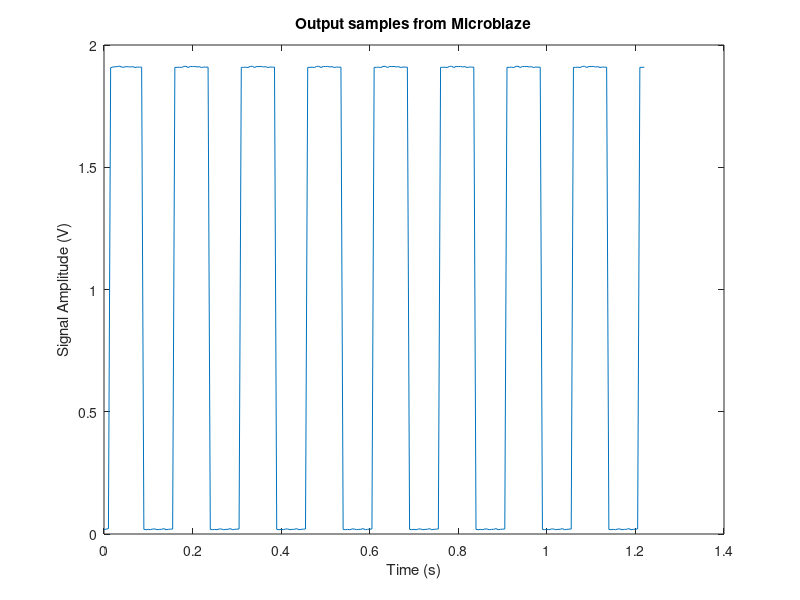

MATLAB code to generate this figure:
close all
clear
clc

fid = fopen('samples.txt','r');
formatSpec = '%d';
data = fscanf(fid, formatSpec);
fclose(fid);

Vref = 3.12;
v = Vref*(data./4095);
fs = 200;
t = (0:length(v)-1)/(fs);
figure('Color',[1,1,1]);
plot(t,v);
title('Output samples from Microblaze');
xlabel('Time (s)');
ylabel('Signal Amplitude (V)');
